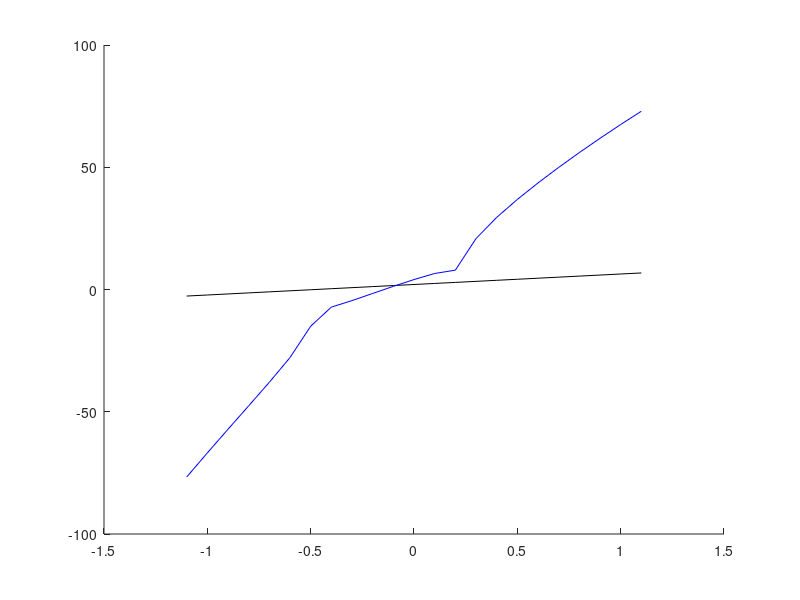

Write MATLAB code to recreate this figure.
function [ a ] = spike_rate
%UNTITLED5 Summary of this function goes here
%   Detailed explanation goes here
bias = 2.0458784103393555;
scale = 4.2928147315979;
tau= 0.02;  
taur=0.002;
input=[-1.1:0.1:1.1];
J = scale.*input;
J=J+bias;

a = input.*0;


    a=1./(0.002-0.02*log(1 - (3.0./J)));
figure(1);hold on;
plot(input,J,'k');
plot(input,a,'b');

end

